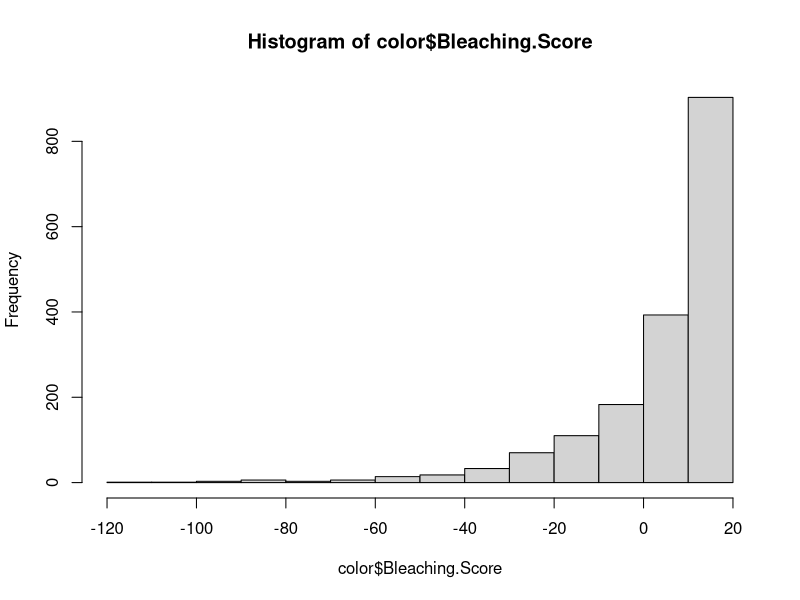

R code for this plot:
## ---- chunk 1
knitr::opts_chunk$set(echo = TRUE)
## ---- chunk 2
rm(list=ls()) 
## ---- chunk 3
library(ggplot2)
library(plyr)
library(dplyr)
library(stats)
## ---- chunk 4
phys <- read.csv("Output/results_physiology.csv")
color <- read.csv("Output/results_colorscore.csv")
growth <- read.csv("Output/results_growth.csv")
## ---- chunk 5
hist(color$Bleaching.Score) #not normal; heavily negatively skewed
## ---- chunk 6
## Color Score 
sd(color$Beaching.Score)
mad(color$Bleaching.Score)

color.mad <- color %>% group_by(Species, Treatment, Timepoint) %>%
  mutate(mad = mad(Bleaching.Score, center = median(Bleaching.Score), constant = 1.4826, na.rm = FALSE, low = FALSE, high = FALSE))
  
## ---- chunk 7

## ---- chunk 8

